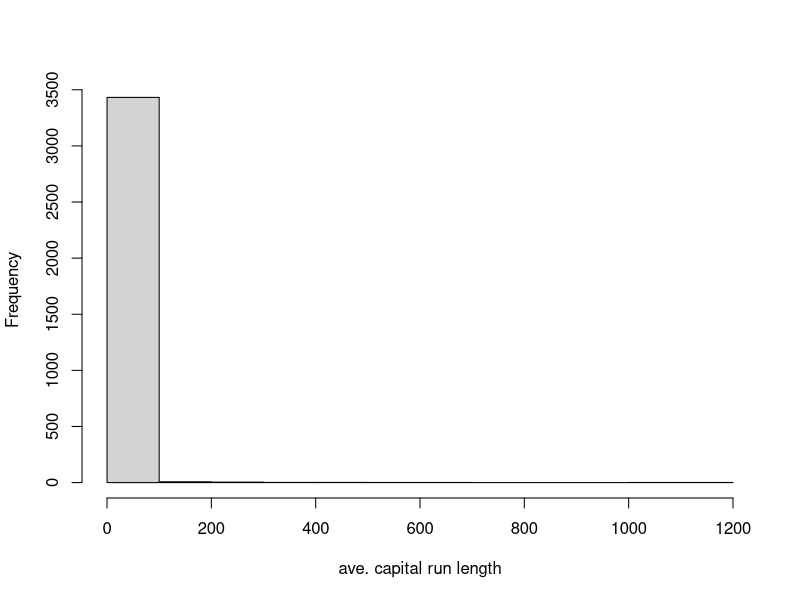

Reproduce this figure in R.
library(caret); library(kernlab); data(spam)
inTrain <- createDataPartition(y=spam$type,
                              p=0.75, list=FALSE)

training <-spam[inTrain,]
testing <-spam[-inTrain,]
hist(training$capitalAve,main="",xlab="ave. capital run length")

mean(training$capitalAve)
sd(training$capitalAve)

#standardizing
trainCapAve <- training$capitalAve
trainCapAves <-(trainCapAve - mean(trainCapAve))/sd(trainCapAve)
mean(trainCapAves)
sd(trainCapAves)

#standardizing test set
testCapAve <- testing$capitalAve
testCapAves <-(testCapAve - mean(trainCapAve))/sd(trainCapAve)
mean(testCapAves)
sd(testCapAves)

#standardizing with- preProcessFunction
preObj <- preProcess(training[,-58],method = c("center", "scale"))
trainCapAves <- predict(preObj,training[,-58])$capitalAve
mean(trainCapAves)
sd(trainCapAves)
